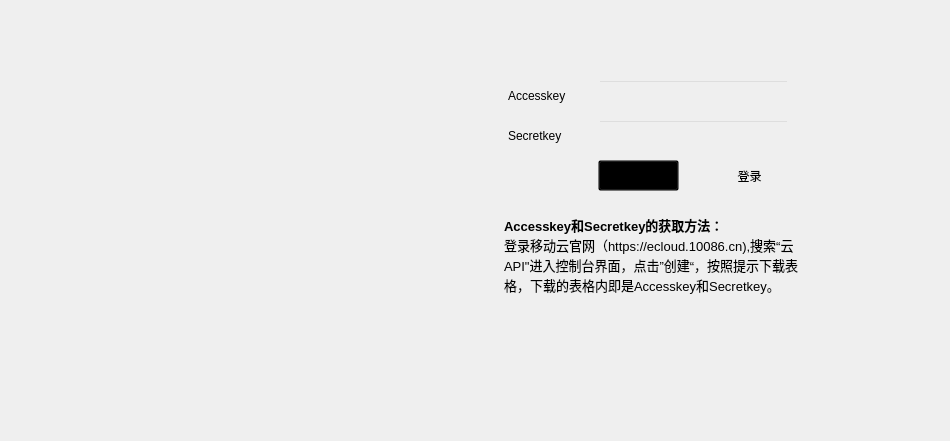
<?xml version="1.0" encoding="UTF-8"?>
<ui version="4.0">
 <class>myWidget</class>
 <widget class="QWidget" name="myWidget">
  <property name="geometry">
   <rect>
    <x>0</x>
    <y>0</y>
    <width>950</width>
    <height>441</height>
   </rect>
  </property>
  <property name="sizePolicy">
   <sizepolicy hsizetype="Expanding" vsizetype="Expanding">
    <horstretch>0</horstretch>
    <verstretch>0</verstretch>
   </sizepolicy>
  </property>
  <property name="windowTitle">
   <string>myWidget</string>
  </property>
  <property name="autoFillBackground">
   <bool>false</bool>
  </property>
  <property name="styleSheet">
   <string notr="true">background-image: url(:/img/background.png);</string>
  </property>
  <widget class="QLabel" name="username">
   <property name="geometry">
    <rect>
     <x>508</x>
     <y>80</y>
     <width>81</width>
     <height>31</height>
    </rect>
   </property>
   <property name="mouseTracking">
    <bool>false</bool>
   </property>
   <property name="styleSheet">
    <string notr="true">background:transparent;
font: 75 12pt &quot;微软雅黑&quot;;</string>
   </property>
   <property name="text">
    <string>Accesskey</string>
   </property>
  </widget>
  <widget class="QLabel" name="password">
   <property name="geometry">
    <rect>
     <x>508</x>
     <y>120</y>
     <width>81</width>
     <height>31</height>
    </rect>
   </property>
   <property name="styleSheet">
    <string notr="true">background:transparent;
font: 75 12pt &quot;微软雅黑&quot;;</string>
   </property>
   <property name="text">
    <string>Secretkey</string>
   </property>
  </widget>
  <widget class="QPushButton" name="logpushButton">
   <property name="geometry">
    <rect>
     <x>709</x>
     <y>160</y>
     <width>81</width>
     <height>31</height>
    </rect>
   </property>
   <property name="styleSheet">
    <string notr="true">background:transparent;
font: 75 12pt &quot;微软雅黑&quot;;</string>
   </property>
   <property name="text">
    <string>登录</string>
   </property>
   <property name="checkable">
    <bool>true</bool>
   </property>
   <property name="checked">
    <bool>false</bool>
   </property>
   <property name="autoDefault">
    <bool>true</bool>
   </property>
   <property name="flat">
    <bool>true</bool>
   </property>
  </widget>
  <widget class="QPushButton" name="resetpushButton">
   <property name="geometry">
    <rect>
     <x>598</x>
     <y>160</y>
     <width>81</width>
     <height>31</height>
    </rect>
   </property>
   <property name="styleSheet">
    <string notr="true">background:transparent;
font: 75 12pt &quot;微软雅黑&quot;;</string>
   </property>
   <property name="text">
    <string>重置</string>
   </property>
  </widget>
  <widget class="QLineEdit" name="secretKeylineEdit">
   <property name="geometry">
    <rect>
     <x>598</x>
     <y>120</y>
     <width>191</width>
     <height>31</height>
    </rect>
   </property>
   <property name="styleSheet">
    <string notr="true">background:transparent;</string>
   </property>
   <property name="echoMode">
    <enum>QLineEdit::Password</enum>
   </property>
  </widget>
  <widget class="QLineEdit" name="accessKeylineEdit">
   <property name="geometry">
    <rect>
     <x>598</x>
     <y>80</y>
     <width>191</width>
     <height>31</height>
    </rect>
   </property>
   <property name="styleSheet">
    <string notr="true">background:transparent;</string>
   </property>
  </widget>
  <widget class="QTextEdit" name="textEdit">
   <property name="geometry">
    <rect>
     <x>500</x>
     <y>211</y>
     <width>321</width>
     <height>101</height>
    </rect>
   </property>
   <property name="styleSheet">
    <string notr="true">background:transparent;</string>
   </property>
   <property name="frameShape">
    <enum>QFrame::NoFrame</enum>
   </property>
   <property name="html">
    <string>&lt;!DOCTYPE HTML PUBLIC &quot;-//W3C//DTD HTML 4.0//EN&quot; &quot;http://www.w3.org/TR/REC-html40/strict.dtd&quot;&gt;
&lt;html&gt;&lt;head&gt;&lt;meta name=&quot;qrichtext&quot; content=&quot;1&quot; /&gt;&lt;meta charset=&quot;utf-8&quot; /&gt;&lt;style type=&quot;text/css&quot;&gt;
p, li { white-space: pre-wrap; }
&lt;/style&gt;&lt;/head&gt;&lt;body style=&quot; font-family:'Microsoft YaHei UI'; font-size:9pt; font-weight:400; font-style:normal;&quot;&gt;
&lt;p style=&quot; margin-top:0px; margin-bottom:0px; margin-left:0px; margin-right:0px; -qt-block-indent:0; text-indent:0px;&quot;&gt;&lt;span style=&quot; font-family:'微软雅黑'; font-size:10pt; font-weight:600;&quot;&gt;Accesskey和Secretkey的获取方法：&lt;/span&gt;&lt;/p&gt;
&lt;p style=&quot; margin-top:0px; margin-bottom:0px; margin-left:0px; margin-right:0px; -qt-block-indent:0; text-indent:0px;&quot;&gt;&lt;span style=&quot; font-family:'微软雅黑'; font-size:10pt; font-weight:72;&quot;&gt;登录移动云官网（https://ecloud.10086.cn),搜索“云API&amp;quot;进入控制台界面，点击”创建“，按照提示下载表格，下载的表格内即是Accesskey和Secretkey。&lt;/span&gt;&lt;/p&gt;&lt;/body&gt;&lt;/html&gt;</string>
   </property>
  </widget>
 </widget>
 <resources/>
 <connections/>
</ui>
